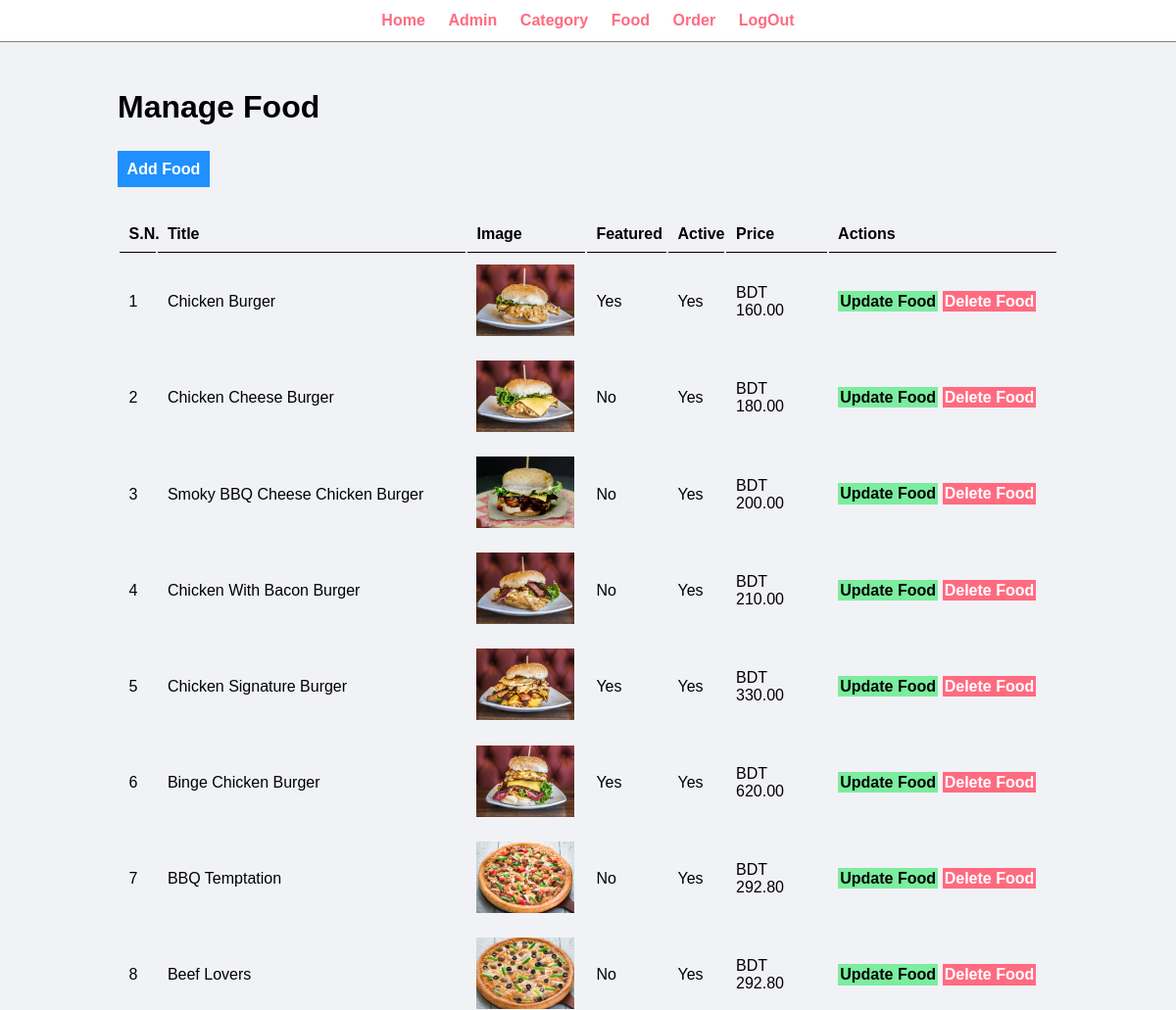
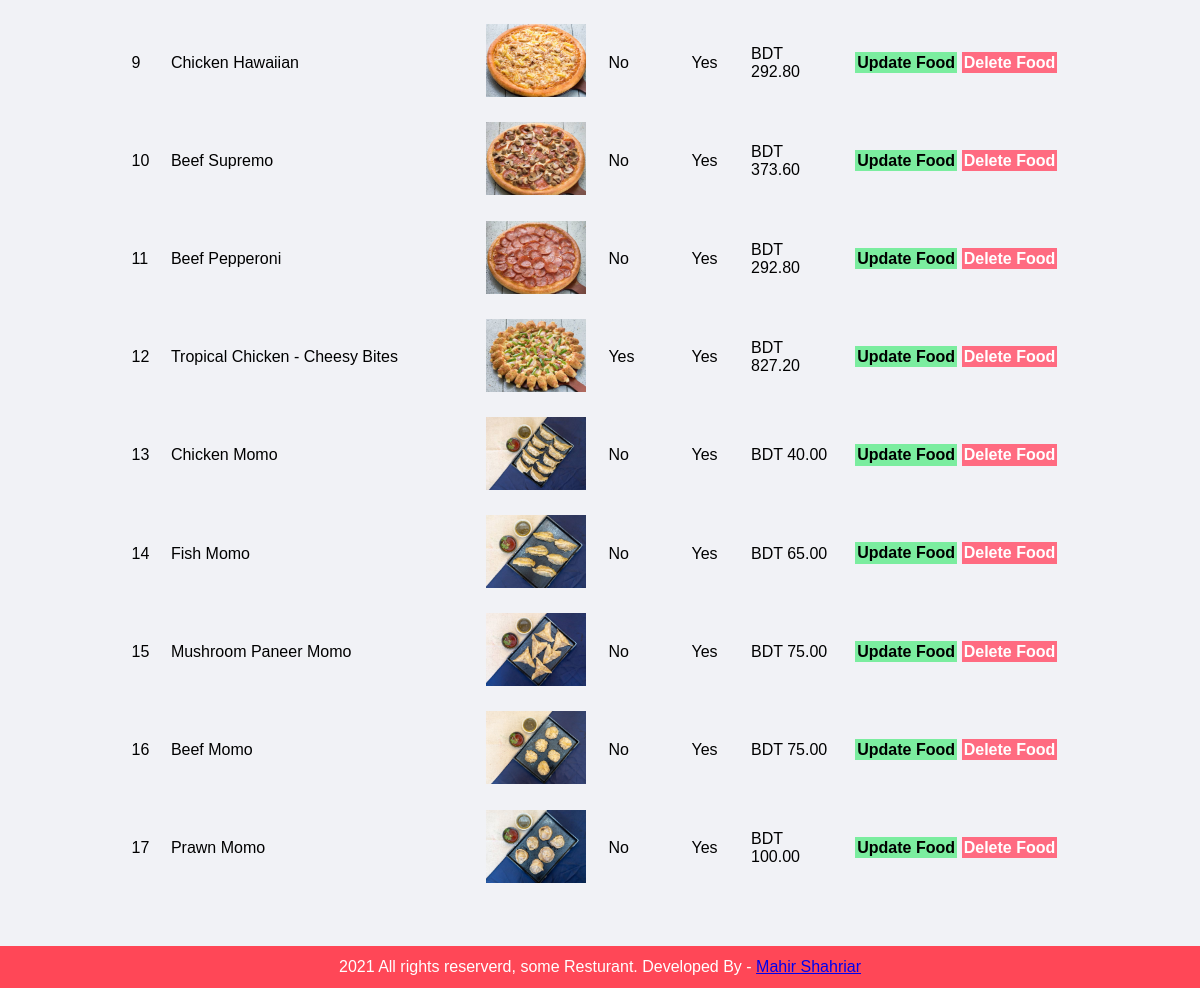
/admin/manage-food.php (signed in), run on the app's committed database (2 pictures, top to bottom).
### tables this page shows
CREATE TABLE `tbl_food` (
  `id` int(10) UNSIGNED NOT NULL,
  `title` varchar(100) NOT NULL,
  `description` text NOT NULL,
  `price` decimal(10,2) NOT NULL,
  `image_name` varchar(256) NOT NULL,
  `category_id` int(11) UNSIGNED NOT NULL,
  `featured` varchar(10) NOT NULL,
  `active` varchar(10) NOT NULL
);

### admin/manage-food.php (the view, shortened to what this page needs)
<?php include('partials/menu.php'); ?>
<div class="main-content">
    <div class="wrapper">
        <h1>Manage Food</h1>
        <br><br>
            <a href="<?php echo SITEURL;?>admin/add-food.php" class="btn-primary">Add Food</a>
            <br><br><br>
            <table class="tbl-full">
                <tr>
                    <th>S.N.</th>
                    <th>Title</th>
                    <th>Image</th>
                    <th>Featured</th>
                    <th>Active</th>
                    <th>Price</th>
                    <th>Actions</th>
                </tr>
                <?php
                    $serial_number = 1;
                    $sql = "SELECT * FROM tbl_food";
                    $res = mysqli_query($conn,$sql);
                    if ($res) {
                        $count = mysqli_num_rows($res);
                        if($count>0){
                            while ($rows = mysqli_fetch_assoc($res)) {
                                $id = $rows['id'];
                                $title = $rows['title'];
                                $price = $rows['price'];
                                $image_name = $rows['image_name'];
                                $featured = $rows['featured'];
                                $active = $rows['active'];
                                ?>
                                <tr>
                                    <td><?php echo $serial_number++; ?> </td>
                                    <td><?php echo $title; ?></td>
                                    <td>
                                        <?php
                                            if ($image_name !="") {
                                                ?>
                                                <img src="<?php echo SITEURL;?>images/food/<?php echo $image_name;?>" width="100px" >
                                                <?php
                                            }else{
                                                echo "<div class='error'>Image Not Added</div>";
                                            }
                                        ?>
                                    </td>
                                    <td><?php echo $featured; ?></td>
                                    <td><?php echo $active; ?></td>
                                    <td><?php echo "BDT ".$price; ?></td>
                                    <td>
                                        <a href="<?php echo SITEURL;?>admin/update-food.php?id=<?php echo $id;?>" class="btn-secondary">Update Food</a>
                                        <a href="<?php echo SITEURL;?>admin/delete-food.php?id=<?php echo $id;?>&image_name=<?php echo $image_name; ?>" class="btn-danger">Delete Food</a>
                                    </td>
                                </tr>
                                <?php
                            }
                        }else{
                            ?>
                            <tr>
                                <td class="text-center error" colspan="6"> No Food Added Yet </td>
                            </tr>
                            <?php
                        }
                    }
                ?>
            </table>
    </div>
</div>
<?php include('partials/footer.php'); ?>

### admin/partials/menu.php (shortened to what this page needs)
<!DOCTYPE html>
<html lang="en">
<head>
    <link rel="stylesheet" href="../css/admin.css">
</head>
<body>
    <div class="menu text-center">
        <div class="wrapper">
            <ul>
                <li><a href="index.php">Home</a></li>
                <li><a href="manage-admin.php">Admin</a></li>
                <li><a href="manage-category.php">Category</a></li>
                <li><a href="manage-food.php">Food</a></li>
                <li><a href="manage-order.php">Order</a></li>
                <li><a href="logout.php">LogOut</a></li>
            </ul>
        </div>
    </div>

### admin/partials/footer.php
<div class="footer">
        <div class="wrapper">
            <p class="text-center"><?php echo date('Y')?> All rights reserverd, some Resturant. Developed By - <a href="#">Mahir Shahriar</a></p>
        </div>
    </div>
</body>
</html>

### css/admin.css (style rules this page uses)
* { margin : 0; padding: 0; font-family: Arial, Helvetica, sans-serif; }
.wrapper { padding: 1%; width: 80%; margin: 0 auto; }
.text-center { text-align: center; }
.tbl-full { width: 100%; }
table tr th { border-bottom: 1px solid black; padding: 1%; text-align: left; }
table tr td { padding: 1%; }
.btn-primary { background-color: #1e90ff; padding: 1%; color: white; text-decoration: none; font-weight: bold; }
.btn-secondary { background-color: #7bed9f; padding: 1%; color: black; text-decoration: none; font-weight: bold; }
.btn-danger { background-color: #ff6b81; padding: 1%; color: white; text-decoration: none; font-weight: bold; }
.menu { border-bottom: 1px solid gray; }
.menu ul { list-style-type: none; }
.menu ul li { display: inline; padding: 1%; }
.menu ul li a { text-decoration: none; font-weight: bold; color: #ff6b81; }
.main-content { background-color: #f1f2f6; padding: 3% 0; }
.footer { background: #ff4757; color: white; }

### data on the page
tbl_food: title "Chicken Burger", image_name (picture), featured "Yes", active "Yes", price "160.00"
tbl_food: title "Chicken Cheese Burger", image_name (picture), featured "No", active "Yes", price "180.00"
tbl_food: title "Smoky BBQ Cheese Chicken Burger", image_name (picture), featured "No", active "Yes", price "200.00"
tbl_food: title "Chicken With Bacon Burger", image_name (picture), featured "No", active "Yes", price "210.00"
tbl_food: title "Chicken Signature Burger", image_name (picture), featured "Yes", active "Yes", price "330.00"
tbl_food: title "Binge Chicken Burger", image_name (picture), featured "Yes", active "Yes", price "620.00"
tbl_food: title "BBQ Temptation", image_name (picture), featured "No", active "Yes", price "292.80"
tbl_food: title "Beef Lovers", image_name (picture), featured "No", active "Yes", price "292.80"
tbl_food: title "Chicken Hawaiian", image_name (picture), featured "No", active "Yes", price "292.80"
tbl_food: title "Beef Supremo", image_name (picture), featured "No", active "Yes", price "373.60"
tbl_food: title "Beef Pepperoni", image_name (picture), featured "No", active "Yes", price "292.80"
tbl_food: title "Tropical Chicken - Cheesy Bites", image_name (picture), featured "Yes", active "Yes", price "827.20"
tbl_food: title "Chicken Momo", image_name (picture), featured "No", active "Yes", price "40.00"
tbl_food: title "Fish Momo", image_name (picture), featured "No", active "Yes", price "65.00"
tbl_food: title "Mushroom Paneer Momo", image_name (picture), featured "No", active "Yes", price "75.00"
tbl_food: title "Beef Momo", image_name (picture), featured "No", active "Yes", price "75.00"
tbl_food: title "Prawn Momo", image_name (picture), featured "No", active "Yes", price "100.00"
